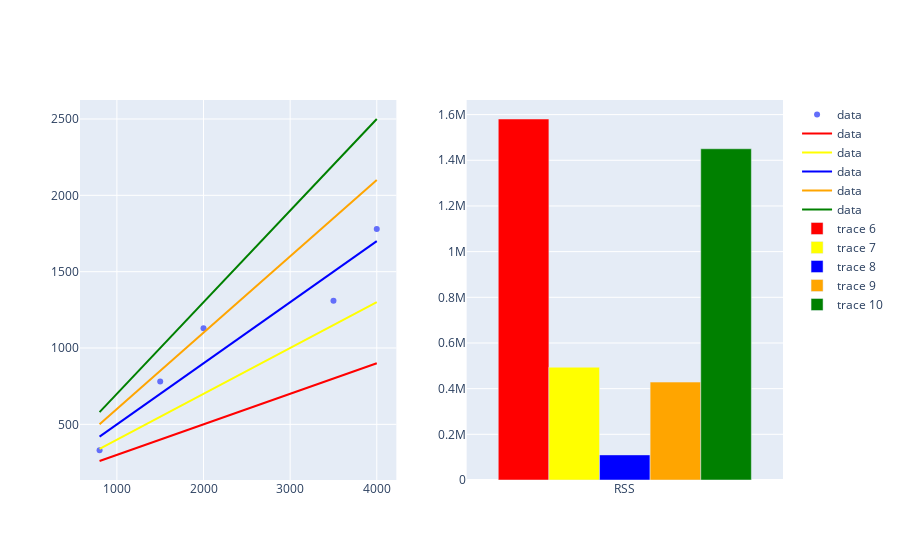

Write notebook code for a chart like this one.
### Code cell
from graph import model_trace, trace_rss, pair_colors, plot_side_by_side
from graph import trace_values


m_values = [.2, .3, .4, .5, .6]
rss_traces = []
model_traces = []


actual_trace = trace_values(x_values = ad_spends, y_values = tshirt_sales)

for m in m_values:
    rss_trace = trace_rss(m, b, ad_spends, tshirt_sales)
    rss_traces.append(rss_trace)
    built_model_trace = model_trace(m, b, ad_spends, tshirt_sales)
    model_traces.append(built_model_trace)
    
pair_colors(model_traces, rss_traces)
plot_side_by_side([actual_trace] + model_traces, rss_traces)

### Figure 1 — Plotly figure (JSON) as saved in the notebook; plotly's stock layout.template omitted (floating-point values rounded to 4 significant figures)
{"data": [{"mode": "markers", "name": "data", "text": [], "type": "scatter", "x": [800, 1500, 2000, 3500, 4000], "xaxis": "x", "y": [330, 780, 1130, 1310, 1780], "yaxis": "y"}, {"marker": {"color": "red"}, "mode": "lines", "name": "data", "text": [], "type": "scatter", "x": [800, 1500, 2000, 3500, 4000], "xaxis": "x", "y": [260, 400, 500, 800, 900], "yaxis": "y"}, {"marker": {"color": "yellow"}, "mode": "lines", "name": "data", "text": [], "type": "scatter", "x": [800, 1500, 2000, 3500, 4000], "xaxis": "x", "y": [340, 550, 700, 1150, 1300], "yaxis": "y"}, {"marker": {"color": "blue"}, "mode": "lines", "name": "data", "text": [], "type": "scatter", "x": [800, 1500, 2000, 3500, 4000], "xaxis": "x", "y": [420, 700, 900, 1500, 1700], "yaxis": "y"}, {"marker": {"color": "orange"}, "mode": "lines", "name": "data", "text": [], "type": "scatter", "x": [800, 1500, 2000, 3500, 4000], "xaxis": "x", "y": [500, 850, 1100, 1850, 2100], "yaxis": "y"}, {"marker": {"color": "green"}, "mode": "lines", "name": "data", "text": [], "type": "scatter", "x": [800, 1500, 2000, 3500, 4000], "xaxis": "x", "y": [580, 1000, 1300, 2200, 2500], "yaxis": "y"}, {"marker": {"color": "red"}, "type": "bar", "x": ["RSS"], "xaxis": "x2", "y": [1580700], "yaxis": "y2"}, {"marker": {"color": "yellow"}, "type": "bar", "x": ["RSS"], "xaxis": "x2", "y": [493900], "yaxis": "y2"}, {"marker": {"color": "blue"}, "type": "bar", "x": ["RSS"], "xaxis": "x2", "y": [109900], "yaxis": "y2"}, {"marker": {"color": "orange"}, "type": "bar", "x": ["RSS"], "xaxis": "x2", "y": [428700], "yaxis": "y2"}, {"marker": {"color": "green"}, "type": "bar", "x": ["RSS"], "xaxis": "x2", "y": [1450300], "yaxis": "y2"}], "layout": {"autosize": true, "xaxis": {"anchor": "y", "autorange": true, "domain": [0, 0.45], "range": [526.4, 4274.0], "type": "linear"}, "xaxis2": {"anchor": "y2", "autorange": true, "domain": [0.55, 1], "range": [-0.5, 0.5], "type": "category"}, "yaxis": {"anchor": "x", "autorange": true, "domain": [0, 1], "range": [135.6, 2624.0], "type": "linear"}, "yaxis2": {"anchor": "x2", "autorange": true, "domain": [0, 1], "range": [0, 1664000.0], "type": "linear"}}}
